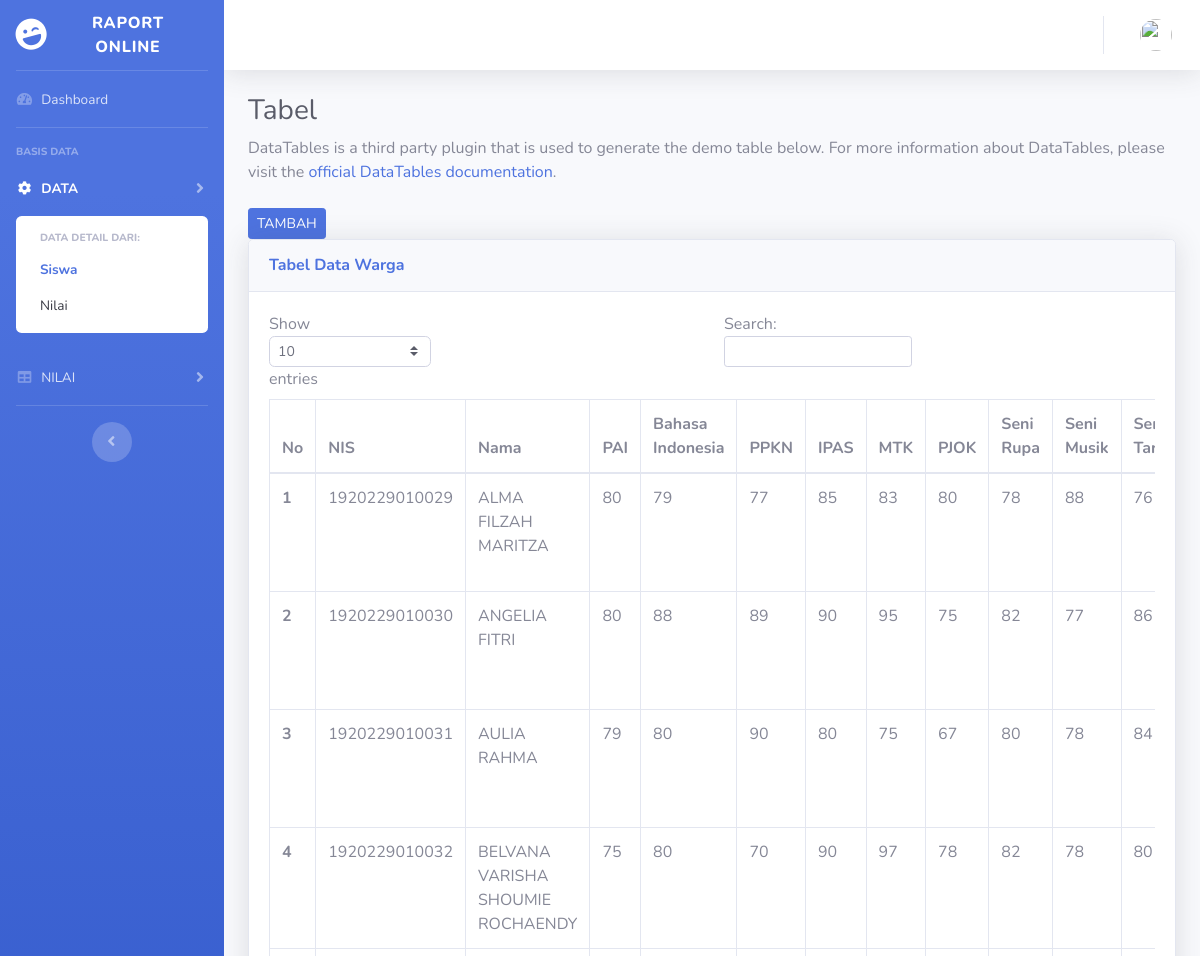
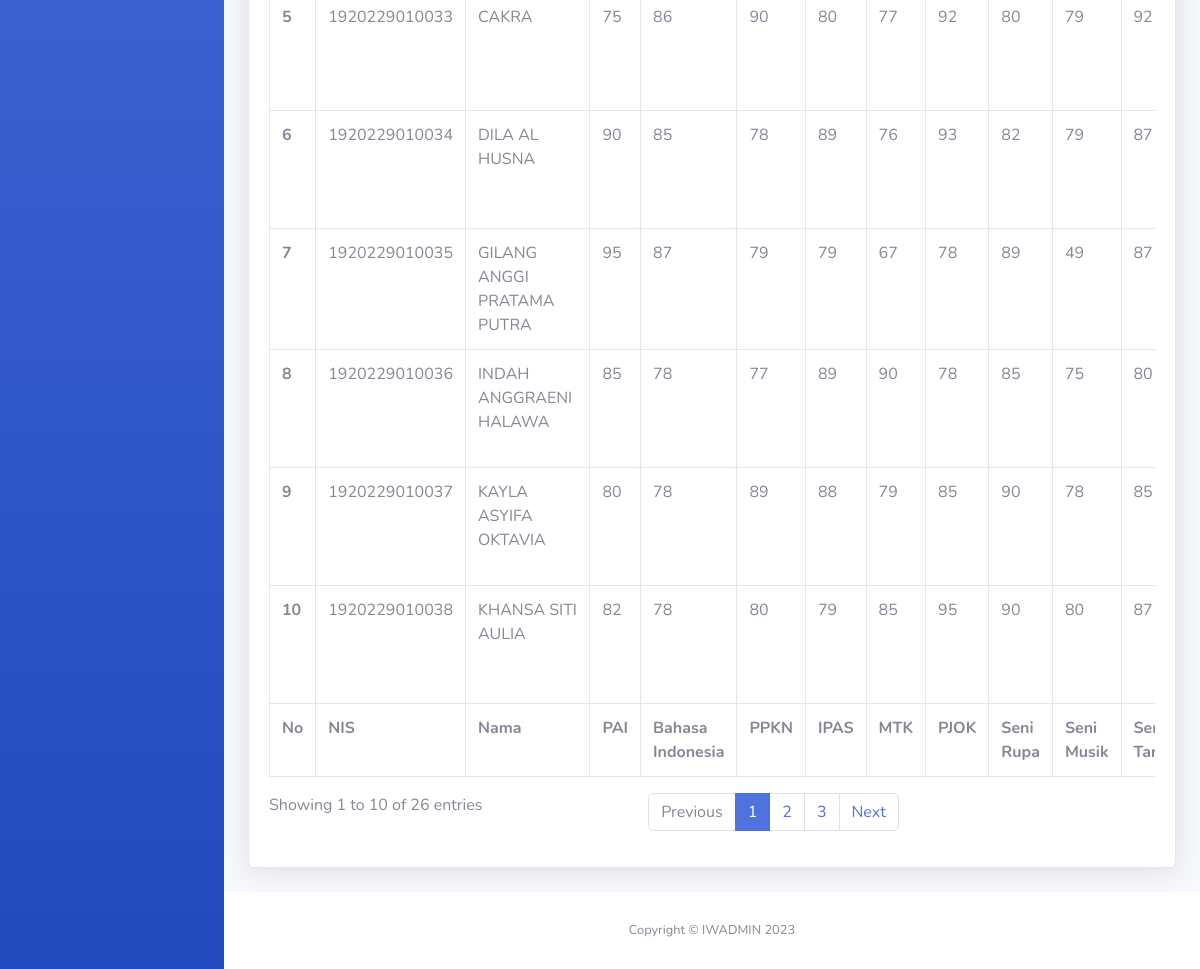
The app's page /tabelsmt1.php with its own data (2 pictures, top to bottom).
### tables this page shows
CREATE TABLE `siswa` (
  `nis` varchar(15) NOT NULL,
  `nama` varchar(55) NOT NULL,
  `umur` int(2) DEFAULT NULL,
  `gender` varchar(10) DEFAULT NULL,
  `agama` set('Islam','Protestan','Katolik','Hindu','Buddha','Konghuchu') DEFAULT NULL,
  `kelas` varchar(10) DEFAULT NULL
);

CREATE TABLE `smt1` (
  `nis` varchar(15) NOT NULL,
  `pai` int(3) DEFAULT NULL,
  `bind` int(3) DEFAULT NULL,
  `ppkn` int(3) DEFAULT NULL,
  `ipas` int(3) DEFAULT NULL,
  `mtk` int(3) DEFAULT NULL,
  `pjok` int(3) DEFAULT NULL,
  `rupa` int(3) DEFAULT NULL,
  `musk` int(3) DEFAULT NULL,
  `tari` int(3) DEFAULT NULL,
  `tetr` int(3) DEFAULT NULL,
  `bing` int(3) DEFAULT NULL
);

### tabelsmt1.php (the view, shortened to what this page needs)
<!DOCTYPE html>
<html lang="en">
<head>
    <link href="sbadmin/vendor/fontawesome-free/css/all.min.css" rel="stylesheet" type="text/css">
    <link href="sbadmin/css/sb-admin-2.min.css" rel="stylesheet">
    <?php
        include "koneksi_db.php";
    ?>
</head>
<body id="page-top">
    <div id="wrapper">
        <ul class="navbar-nav bg-gradient-primary sidebar sidebar-dark accordion" id="accordionSidebar">
            <a class="sidebar-brand d-flex align-items-center justify-content-center" href="Dashboard.php">
                <div class="sidebar-brand-icon rotate-n-15">
                    <i class="fas fa-laugh-wink"></i>
                </div>
                <div class="sidebar-brand-text mx-3">Raport Online <sup></sup></div>
            </a>
            <hr class="sidebar-divider my-0">
            <li class="nav-item">
                <a class="nav-link" href="Dashboard.php">
                    <i class="fas fa-fw fa-tachometer-alt"></i>
                    <span>Dashboard</span></a>
            </li>
            <hr class="sidebar-divider">
            <div class="sidebar-heading">
                BASIS DATA
            </div>
            <li class="nav-item active">
                <a class="nav-link collapsed" href="#" data-toggle="collapse" data-target="#collapseTwo"
                    aria-expanded="true" aria-controls="collapseTwo">
                    <i class="fas fa-fw fa-cog"></i>
                    <span>DATA</span>
                </a>
                <div id="collapseTwo" class="collapse show" aria-labelledby="headingTwo" data-parent="#accordionSidebar">
                    <div class="bg-white py-2 collapse-inner rounded">
                        <h6 class="collapse-header">Data detail dari:</h6>
                        <a class="collapse-item active" href="tabelsiswa.php">Siswa</a>
                        <a class="collapse-item" href="tabelnilai.php">Nilai</a>
                    </div>
                </div>
            </li>
            <li class="nav-item">
                <a class="nav-link collapsed" href="#" data-toggle="collapse" data-target="#collapseUtilities"
                    aria-expanded="true" aria-controls="collapseUtilities">
                    <i class="fas fa-fw fa-table"></i>
                    <span>NILAI</span>
                </a>
            </li>
            <hr class="sidebar-divider d-none d-md-block">
            <div class="text-center d-none d-md-inline">
                <button class="rounded-circle border-0" id="sidebarToggle"></button>
            </div>
        </ul>
        <div id="content-wrapper" class="d-flex flex-column">
            <div id="content">
                <nav class="navbar navbar-expand navbar-light bg-white topbar mb-4 static-top shadow">
                    <ul class="navbar-nav ml-auto">
                        <li class="nav-item dropdown no-arrow">
                            <a class="nav-link dropdown-toggle" href="#" id="userDropdown" role="button"
                                data-toggle="dropdown" aria-haspopup="true" aria-expanded="false">
                                <img class="img-profile rounded-circle"
                                    src="img/noname.png">
                            </a>
                        </li>
                    </ul>
                </nav>
                <div class="container-fluid">
                    <h1 class="h3 mb-2 text-gray-800">Tabel</h1>
                    <p class="mb-4">DataTables is a third party plugin that is used to generate the demo table below.
                        For more information about DataTables, please visit the <a target="_blank"
                            href="https://datatables.net">official DataTables documentation</a>.</p>
                    <a href="tambahsmt1.php"><input type="submit" name="TAMBAH" value="TAMBAH" class="btn btn-primary btn-sm"></a>
                    <div class="card shadow mb-4">
                        <div class="card-header py-3">
                            <h6 class="m-0 font-weight-bold text-primary">Tabel Data Warga</h6>
                        </div>
                        <div class="card-body">
                            <div class="table-responsive">
                                <table class="table table-bordered" id="dataTable" width="100%" cellspacing="0">
                                    <thead>
                                        <tr>
                                            <th>No</th>
                                            <th>NIS</th>
                                            <th>Nama</th>
                                            <th>PAI</th>
                                            <th>Bahasa Indonesia</th>
                                            <th>PPKN</th>
                                            <th>IPAS</th>
                                            <th>MTK</th>
                                            <th>PJOK</th>
                                            <th>Seni Rupa</th>
                                            <th>Seni Musik</th>
                                            <th>Seni Tari</th>
                                        </tr>
                                    </thead>
                                    <tfoot>
                                        <tr>
                                            <th>No</th>
                                            <th>NIS</th>
                                            <th>Nama</th>
                                            <th>PAI</th>
                                            <th>Bahasa Indonesia</th>
                                            <th>PPKN</th>
                                            <th>IPAS</th>
                                            <th>MTK</th>
                                            <th>PJOK</th>
                                            <th>Seni Rupa</th>
                                            <th>Seni Musik</th>
                                            <th>Seni Tari</th>
                                        </tr>
                                    </tfoot>
                                    <tbody>
                                    <?php
                                        $no = 1;
                                        $queri = "SELECT * FROM siswa, smt1 WHERE siswa.nis = smt1.nis ORDER BY nama";
                                        $hasil = mysqli_query($koneksi, $queri);
                                        while ($data = mysqli_fetch_array($hasil)) {
                                    ?>
                                        <tr><th> <?php echo $no; ?> </th>
                                            <td> <?php echo $data['nis']; ?></td>
                                            <td> <?php echo $data['nama']; ?></td>
                                            <td> <?php echo $data['pai']; ?></td>
                                            <td> <?php echo $data['bind']; ?></td>
                                            <td> <?php echo $data['ppkn']; ?></td>
                                            <td> <?php echo $data['ipas']; ?></td>
                                            <td> <?php echo $data['mtk']; ?></td>
                                            <td> <?php echo $data['pjok']; ?></td>
                                            <td> <?php echo $data['rupa']; ?></td>
                                            <td> <?php echo $data['musk']; ?></td>
                                            <td> <?php echo $data['tari']; ?></td>
                                        </tr>
                                    <?php
                                        $no++;
                                        }
                                    ?>
                                    </tbody>
                                </table>
                            </div>
                        </div>
                    </div>
                </div>
            </div>
            <footer class="sticky-footer bg-white">
                <div class="container my-auto">
                    <div class="copyright text-center my-auto">
                        <span>Copyright &copy; IWADMIN 2023</span>
                    </div>
                </div>
            </footer>
        </div>
    </div>
</body>
</html>

### records on screen
siswa: smt1.nis "1920229010029", nama "ALMA FILZAH MARITZA", smt1.pai "80", smt1.bind "79", smt1.ppkn "77", smt1.ipas "85", smt1.mtk "83", smt1.pjok "80", smt1.rupa "78", smt1.musk "88", smt1.tari "76"
siswa: smt1.nis "1920229010030", nama "ANGELIA FITRI", smt1.pai "80", smt1.bind "88", smt1.ppkn "89", smt1.ipas "90", smt1.mtk "95", smt1.pjok "75", smt1.rupa "82", smt1.musk "77", smt1.tari "86"
siswa: smt1.nis "1920229010031", nama "AULIA RAHMA", smt1.pai "79", smt1.bind "80", smt1.ppkn "90", smt1.ipas "80", smt1.mtk "75", smt1.pjok "67", smt1.rupa "80", smt1.musk "78", smt1.tari "84"
siswa: smt1.nis "1920229010032", nama "BELVANA VARISHA SHOUMIE ROCHAENDY", smt1.pai "75", smt1.bind "80", smt1.ppkn "70", smt1.ipas "90", smt1.mtk "97", smt1.pjok "78", smt1.rupa "82", smt1.musk "78", smt1.tari "80"
siswa: smt1.nis "1920229010033", nama "CAKRA", smt1.pai "75", smt1.bind "86", smt1.ppkn "90", smt1.ipas "80", smt1.mtk "77", smt1.pjok "92", smt1.rupa "80", smt1.musk "79", smt1.tari "92"
siswa: smt1.nis "1920229010034", nama "DILA AL HUSNA", smt1.pai "90", smt1.bind "85", smt1.ppkn "78", smt1.ipas "89", smt1.mtk "76", smt1.pjok "93", smt1.rupa "82", smt1.musk "79", smt1.tari "87"
siswa: smt1.nis "1920229010035", nama "GILANG ANGGI PRATAMA PUTRA", smt1.pai "95", smt1.bind "87", smt1.ppkn "79", smt1.ipas "79", smt1.mtk "67", smt1.pjok "78", smt1.rupa "89", smt1.musk "49", smt1.tari "87"
siswa: smt1.nis "1920229010036", nama "INDAH ANGGRAENI HALAWA", smt1.pai "85", smt1.bind "78", smt1.ppkn "77", smt1.ipas "89", smt1.mtk "90", smt1.pjok "78", smt1.rupa "85", smt1.musk "75", smt1.tari "80"
siswa: smt1.nis "1920229010037", nama "KAYLA ASYIFA OKTAVIA", smt1.pai "80", smt1.bind "78", smt1.ppkn "89", smt1.ipas "88", smt1.mtk "79", smt1.pjok "85", smt1.rupa "90", smt1.musk "78", smt1.tari "85"
siswa: smt1.nis "1920229010038", nama "KHANSA SITI AULIA", smt1.pai "82", smt1.bind "78", smt1.ppkn "80", smt1.ipas "79", smt1.mtk "85", smt1.pjok "95", smt1.rupa "90", smt1.musk "80", smt1.tari "87"
